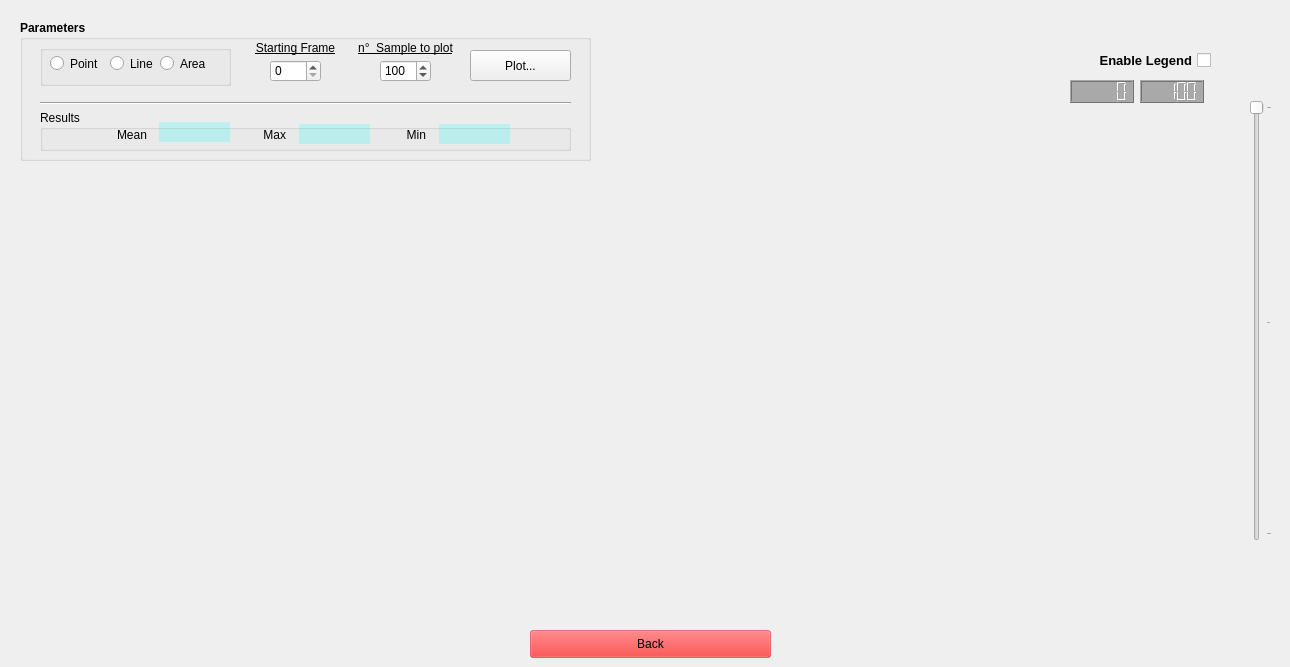
      <widget class="QWidget" name="page_11">
       <widget class="MplWidget" name="mpl_7" native="true">
        <property name="geometry">
         <rect>
          <x>590</x>
          <y>40</y>
          <width>691</width>
          <height>581</height>
         </rect>
        </property>
        <property name="cursor">
         <cursorShape>CrossCursor</cursorShape>
        </property>
        <widget class="QSlider" name="slider_plot">
         <property name="geometry">
          <rect>
           <x>660</x>
           <y>60</y>
           <width>22</width>
           <height>441</height>
          </rect>
         </property>
         <property name="pageStep">
          <number>1</number>
         </property>
         <property name="orientation">
          <enum>Qt::Vertical</enum>
         </property>
         <property name="invertedAppearance">
          <bool>true</bool>
         </property>
         <property name="tickPosition">
          <enum>QSlider::TicksBelow</enum>
         </property>
         <property name="tickInterval">
          <number>50</number>
         </property>
        </widget>
        <widget class="QLCDNumber" name="frame_start_2">
         <property name="geometry">
          <rect>
           <x>480</x>
           <y>40</y>
           <width>64</width>
           <height>23</height>
          </rect>
         </property>
         <property name="styleSheet">
          <string notr="true">background-color: rgba(149, 149, 149, 200);
color: rgb(0, 0, 0);</string>
         </property>
         <property name="digitCount">
          <number>5</number>
         </property>
         <property name="value" stdset="0">
          <double>0.000000000000000</double>
         </property>
        </widget>
        <widget class="QLCDNumber" name="frame_end_2">
         <property name="geometry">
          <rect>
           <x>550</x>
           <y>40</y>
           <width>64</width>
           <height>23</height>
          </rect>
         </property>
         <property name="styleSheet">
          <string notr="true">background-color: rgba(149, 149, 149, 200);
color: rgb(0, 0, 0);</string>
         </property>
         <property name="value" stdset="0">
          <double>100.000000000000000</double>
         </property>
        </widget>
        <widget class="QCheckBox" name="legend_plot">
         <property name="geometry">
          <rect>
           <x>470</x>
           <y>10</y>
           <width>151</width>
           <height>20</height>
          </rect>
         </property>
         <property name="font">
          <font>
           <pointsize>10</pointsize>
           <weight>75</weight>
           <bold>true</bold>
          </font>
         </property>
         <property name="layoutDirection">
          <enum>Qt::RightToLeft</enum>
         </property>
         <property name="text">
          <string>Enable Legend</string>
         </property>
         <property name="shortcut">
          <string notr="true"/>
         </property>
        </widget>
       </widget>
       <widget class="MplWidget" name="mpl_8" native="true">
        <property name="geometry">
         <rect>
          <x>20</x>
          <y>170</y>
          <width>571</width>
          <height>441</height>
         </rect>
        </property>
        <property name="cursor">
         <cursorShape>CrossCursor</cursorShape>
        </property>
       </widget>
       <widget class="QGroupBox" name="groupBox_11">
        <property name="geometry">
         <rect>
          <x>20</x>
          <y>20</y>
          <width>571</width>
          <height>141</height>
         </rect>
        </property>
        <property name="font">
         <font>
          <weight>75</weight>
          <bold>true</bold>
         </font>
        </property>
        <property name="title">
         <string>Parameters</string>
        </property>
        <widget class="QPushButton" name="search_frequency_2">
         <property name="geometry">
          <rect>
           <x>450</x>
           <y>30</y>
           <width>101</width>
           <height>31</height>
          </rect>
         </property>
         <property name="font">
          <font>
           <weight>50</weight>
           <bold>false</bold>
          </font>
         </property>
         <property name="text">
          <string>Plot...</string>
         </property>
        </widget>
        <widget class="QSpinBox" name="num_sample_2">
         <property name="geometry">
          <rect>
           <x>360</x>
           <y>40</y>
           <width>51</width>
           <height>22</height>
          </rect>
         </property>
         <property name="font">
          <font>
           <weight>50</weight>
           <bold>false</bold>
          </font>
         </property>
         <property name="minimum">
          <number>2</number>
         </property>
         <property name="maximum">
          <number>200</number>
         </property>
         <property name="singleStep">
          <number>10</number>
         </property>
         <property name="value">
          <number>100</number>
         </property>
        </widget>
        <widget class="QLabel" name="label_40">
         <property name="geometry">
          <rect>
           <x>310</x>
           <y>20</y>
           <width>151</width>
           <height>16</height>
          </rect>
         </property>
         <property name="font">
          <font>
           <weight>50</weight>
           <bold>false</bold>
           <underline>true</underline>
          </font>
         </property>
         <property name="text">
          <string>n°  Sample to plot</string>
         </property>
         <property name="alignment">
          <set>Qt::AlignCenter</set>
         </property>
        </widget>
        <widget class="QSpinBox" name="start_frame_2">
         <property name="geometry">
          <rect>
           <x>250</x>
           <y>40</y>
           <width>51</width>
           <height>22</height>
          </rect>
         </property>
         <property name="font">
          <font>
           <weight>50</weight>
           <bold>false</bold>
          </font>
         </property>
         <property name="minimum">
          <number>0</number>
         </property>
         <property name="maximum">
          <number>200</number>
         </property>
         <property name="singleStep">
          <number>10</number>
         </property>
         <property name="value">
          <number>0</number>
         </property>
        </widget>
        <widget class="QLabel" name="label_41">
         <property name="geometry">
          <rect>
           <x>200</x>
           <y>20</y>
           <width>151</width>
           <height>16</height>
          </rect>
         </property>
         <property name="font">
          <font>
           <weight>50</weight>
           <bold>false</bold>
           <underline>true</underline>
          </font>
         </property>
         <property name="text">
          <string>Starting Frame</string>
         </property>
         <property name="alignment">
          <set>Qt::AlignCenter</set>
         </property>
        </widget>
        <widget class="QGroupBox" name="groupBox_10">
         <property name="geometry">
          <rect>
           <x>20</x>
           <y>25</y>
           <width>191</width>
           <height>41</height>
          </rect>
         </property>
         <property name="title">
          <string/>
         </property>
         <widget class="QRadioButton" name="button_point">
          <property name="geometry">
           <rect>
            <x>10</x>
            <y>10</y>
            <width>82</width>
            <height>17</height>
           </rect>
          </property>
          <property name="font">
           <font>
            <weight>50</weight>
            <bold>false</bold>
           </font>
          </property>
          <property name="text">
           <string>Point</string>
          </property>
          <property name="checked">
           <bool>false</bool>
          </property>
         </widget>
         <widget class="QRadioButton" name="button_line">
          <property name="geometry">
           <rect>
            <x>70</x>
            <y>10</y>
            <width>82</width>
            <height>17</height>
           </rect>
          </property>
          <property name="font">
           <font>
            <weight>50</weight>
            <bold>false</bold>
           </font>
          </property>
          <property name="text">
           <string>Line</string>
          </property>
          <property name="checked">
           <bool>false</bool>
          </property>
         </widget>
         <widget class="QRadioButton" name="button_area">
          <property name="enabled">
           <bool>true</bool>
          </property>
          <property name="geometry">
           <rect>
            <x>120</x>
            <y>10</y>
            <width>82</width>
            <height>17</height>
           </rect>
          </property>
          <property name="font">
           <font>
            <weight>50</weight>
            <bold>false</bold>
           </font>
          </property>
          <property name="text">
           <string>Area</string>
          </property>
          <property name="checkable">
           <bool>true</bool>
          </property>
          <property name="checked">
           <bool>false</bool>
          </property>
          <property name="autoExclusive">
           <bool>true</bool>
          </property>
         </widget>
        </widget>
        <widget class="Line" name="line_4">
         <property name="geometry">
          <rect>
           <x>20</x>
           <y>75</y>
           <width>531</width>
           <height>16</height>
          </rect>
         </property>
         <property name="orientation">
          <enum>Qt::Horizontal</enum>
         </property>
        </widget>
        <widget class="QGroupBox" name="results_box">
         <property name="geometry">
          <rect>
           <x>20</x>
           <y>90</y>
           <width>531</width>
           <height>41</height>
          </rect>
         </property>
         <property name="font">
          <font>
           <weight>50</weight>
           <bold>false</bold>
          </font>
         </property>
         <property name="title">
          <string>Results</string>
         </property>
         <widget class="QLineEdit" name="info_mean">
          <property name="geometry">
           <rect>
            <x>119</x>
            <y>12</y>
            <width>71</width>
            <height>20</height>
           </rect>
          </property>
          <property name="styleSheet">
           <string notr="true">background-color: rgba(0,255, 255, 50);</string>
          </property>
          <property name="frame">
           <bool>false</bool>
          </property>
         </widget>
         <widget class="QLineEdit" name="info_max">
          <property name="geometry">
           <rect>
            <x>259</x>
            <y>14</y>
            <width>71</width>
            <height>20</height>
           </rect>
          </property>
          <property name="styleSheet">
           <string notr="true">background-color: rgba(0,255, 255, 50);</string>
          </property>
          <property name="frame">
           <bool>false</bool>
          </property>
         </widget>
         <widget class="QLineEdit" name="info_min">
          <property name="geometry">
           <rect>
            <x>399</x>
            <y>14</y>
            <width>71</width>
            <height>20</height>
           </rect>
          </property>
          <property name="styleSheet">
           <string notr="true">background-color: rgba(0,255, 255, 50);</string>
          </property>
          <property name="frame">
           <bool>false</bool>
          </property>
         </widget>
         <widget class="QLabel" name="label">
          <property name="geometry">
           <rect>
            <x>339</x>
            <y>18</y>
            <width>47</width>
            <height>13</height>
           </rect>
          </property>
          <property name="text">
           <string>Min</string>
          </property>
          <property name="alignment">
           <set>Qt::AlignRight|Qt::AlignTrailing|Qt::AlignVCenter</set>
          </property>
         </widget>
         <widget class="QLabel" name="label_37">
          <property name="geometry">
           <rect>
            <x>199</x>
            <y>18</y>
            <width>47</width>
            <height>13</height>
           </rect>
          </property>
          <property name="text">
           <string>Max</string>
          </property>
          <property name="alignment">
           <set>Qt::AlignRight|Qt::AlignTrailing|Qt::AlignVCenter</set>
          </property>
         </widget>
         <widget class="QLabel" name="label_38">
          <property name="geometry">
           <rect>
            <x>60</x>
            <y>18</y>
            <width>47</width>
            <height>13</height>
           </rect>
          </property>
          <property name="text">
           <string>Mean</string>
          </property>
          <property name="alignment">
           <set>Qt::AlignRight|Qt::AlignTrailing|Qt::AlignVCenter</set>
          </property>
         </widget>
        </widget>
       </widget>
       <widget class="QPushButton" name="back_post">
        <property name="geometry">
         <rect>
          <x>530</x>
          <y>630</y>
          <width>241</width>
          <height>28</height>
         </rect>
        </property>
        <property name="styleSheet">
         <string notr="true">background-color: rgba(255, 0, 0, 100);</string>
        </property>
        <property name="text">
         <string>Back</string>
        </property>
       </widget>
       <zorder>mpl_8</zorder>
       <zorder>mpl_7</zorder>
       <zorder>groupBox_11</zorder>
       <zorder>back_post</zorder>
      </widget>
